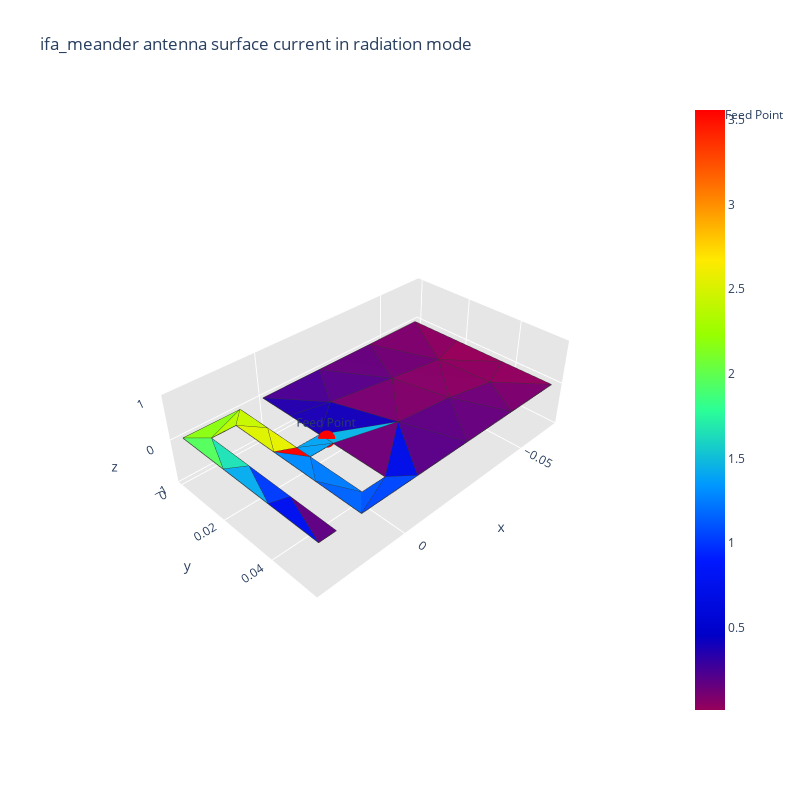
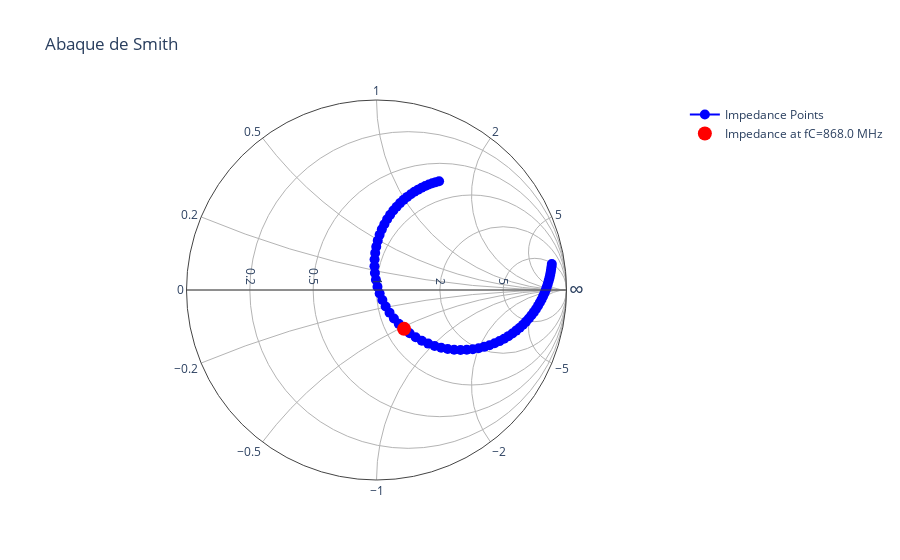
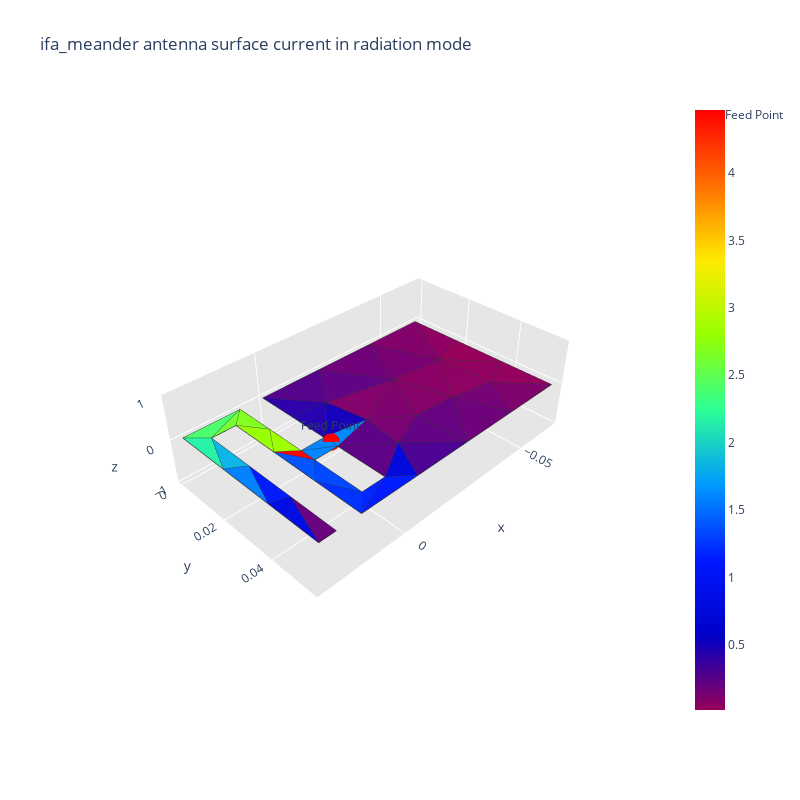
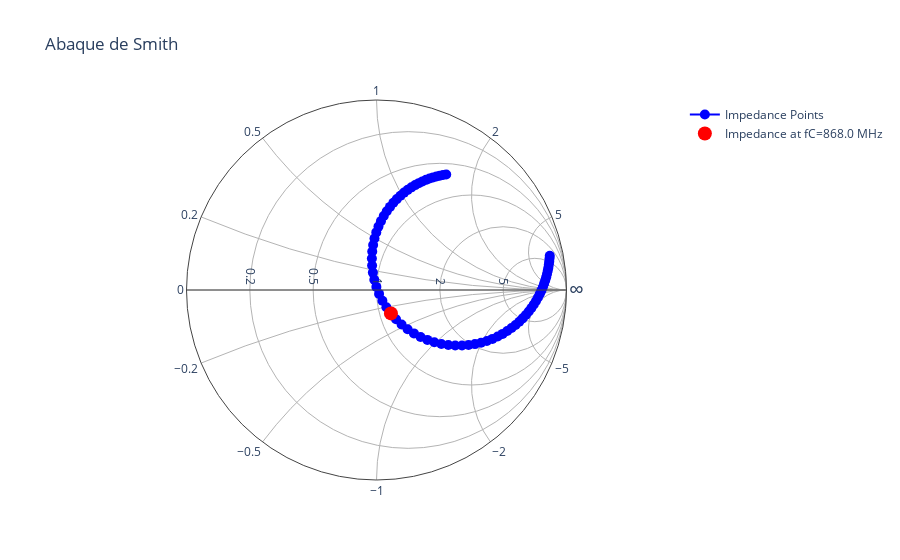

Notebook cell for these charts, in order:
### Code cell
import time
start_time = time.time()
iteration = 1
max_iter = 20
Accuracy = 0.01
converged = False
while iteration <= max_iter and not converged:
    try:
        print(f"\n------------------------------------------------------Iteration N°{iteration}------------------------------------------------------\n")
        print(f"distance meandres = {distance_meandre * 1000:.3f} mm\n")
        
        N_list_elem, new_distance_meandre_elem = creation_ifa(a, b, largeur_piste, distance_meandre, feed, x_t, y_t, save_mesh_folder, mesh_name, mesh_size)
        print(f"Number of meanders = {N_list_elem}\n")

        print(f"New distance meandres = {new_distance_meandre_elem * 1000:.3f} mm")
        print(f"Largeur de piste ifa = {largeur_piste * 1000:.3f} mm")
        print(f"position feed = {feed * 1000:.3f} mm\n")

        frequence_resonance, s11_db, R_res, X_res = simulate(frequencies, ifa_meander_mat, fC, feed_point)
        Q = calculate_Q(frequencies, s11_db, frequence_resonance)
        plot_s11_curve(fLow, fHigh, nPoints, s11_db, fC)

        ratio = frequence_resonance / fC
        print(f"\nRatio = {ratio}\n")
        # distance_meandre = distance_meandre / ratio

        if (abs((fC - frequence_resonance)/fC) < Accuracy):
            min_index = np.argmin(s11_db)
            min_s11 = s11_db[min_index]
            s11_fc = s11_db[fc_index]
            if s11_fc < -10 or min_s11 < -20:
                converged = True
                print("\nRequired Accuracy is met!")
                break
            else:
                print("\nOn cherche le matching !!!")

                if ratio == 1:
                    print("Ratio == 1 on modifie le feed parce quon a pas une bonne adaptation")
                    ratio_adapt_feed = math.sqrt(R_res / 50)
                    feed = max(min(feed / ratio_adapt_feed, b - 3 * largeur_piste / 2 - 2.5 / 1000), largeur_piste / 2)
                else:
                    adapt_with_ratio_cube(distance_meandre, largeur_piste, ratio)             # New Addd ---- delete maybe

                    feed = max(min(feed * ratio**2, b - 3 * largeur_piste / 2 - 2.5 / 1000), largeur_piste / 2)

                    print(f"\nresultat feed = {feed * 1000:.3f} mm")

                if feed >= b - 3 * largeur_piste / 2 - 2.5 / 1000 or feed <= largeur_piste / 2:
                    distance_meandre, largeur_piste = adapt_with_ratio_square(distance_meandre, largeur_piste, ratio)

                feed_point       = [0, feed, 0]

        elif abs(frequence_resonance - fC) < 0.07 * fC:
            print(f"\nWe are within 2% of fc!\n")
            feed = max(min(feed * ratio**2, b - 3 * largeur_piste / 2 - 2.5 / 1000), largeur_piste / 2)

            if feed >= b - 3 * largeur_piste / 2 - 2.5 / 1000 or feed <= largeur_piste / 2:
                print("\nBord extreme atteint\n")
                distance_meandre, largeur_piste = adapt_with_ratio_square(distance_meandre, largeur_piste, ratio)
            
            feed_point       = [0, feed, 0]
        else:
            print(f"\nWe are FAR of fc!\n")
            distance_meandre, largeur_piste = adapt_with_ratio_square(distance_meandre, largeur_piste, ratio)

            """ # New Add    ---- delete maybe

            feed = max(min(feed * ratio**1, b - 3 * largeur_piste / 2 - 2.5 / 1000), largeur_piste / 2)

            if feed >= b - 3 * largeur_piste / 2 - 0.5 / 1000 or feed <= largeur_piste / 2:
                print("\nBord extreme atteint\n")
                distance_meandre, largeur_piste = adapt_with_ratio_square(distance_meandre, largeur_piste, ratio)
            
            feed_point       = [0, feed, 0]

            # New Add   ---- delete maybe """
        
        iteration += 1
    except ValueError as e:
        print(f"Error: {e}")

end_time = time.time()
simulation_time = end_time - start_time
simulation_time_minutes = simulation_time / 60
simulation_time_seconds = simulation_time % 60
print(f"Temps de simulation : {simulation_time_minutes:.0f} minutes et {simulation_time_seconds:.2f} secondes")
if converged:
    print(f"Convergence atteinte à l'itération {iteration}")
else:
    print(f"Convergence non atteinte après {max_iter} itérations")

### Figure 1 — Plotly figure (JSON) as saved in the notebook; plotly's stock layout.template omitted (floating-point values rounded to 4 significant figures; data arrays with more than 128 entries replaced by an {"elided": "..."} marker saying what was removed)
{"data": [{"facecolor": ["rgb(0, 84, 255)", "rgb(0, 99, 255)", "rgb(255, 0, 0)", "rgb(4, 161, 246)", "rgb(138, 0, 98)", "rgb(142, 0, 96)", "rgb(0, 13, 228)", "rgb(111, 0, 119)", "rgb(0, 70, 255)", "rgb(21, 0, 185)", "rgb(133, 0, 103)", "rgb(31, 225, 181)", "rgb(0, 59, 255)", "rgb(11, 178, 229)", "rgb(95, 0, 130)", "rgb(111, 0, 119)", "rgb(102, 0, 125)", "rgb(0, 16, 236)", "rgb(114, 0, 117)", "rgb(88, 0, 136)", "rgb(8, 171, 236)", "rgb(75, 0, 145)", "rgb(138, 255, 19)", "rgb(85, 255, 93)", "rgb(181, 249, 0)", "rgb(5, 164, 243)", "rgb(197, 246, 0)", "rgb(228, 239, 0)", "rgb(0, 123, 255)", "rgb(0, 137, 255)", "rgb(219, 241, 0)", "rgb(36, 0, 173)", "rgb(27, 0, 180)", "rgb(95, 0, 131)", "rgb(120, 0, 112)", "rgb(128, 0, 106)", "rgb(90, 0, 134)", "rgb(140, 0, 98)", "rgb(126, 0, 108)", "rgb(145, 0, 94)", "rgb(123, 0, 110)", "rgb(150, 0, 90)", "rgb(102, 0, 125)"], "i": [7, 20, 2, 0, 31, 32, 30, 34, 15, 35, 31, 25, 24, 3, 23, 31, 36, 24, 33, 16, 25, 16, 13, 12, 13, 2, 13, 21, 20, 21, 8, 35, 35, 29, 36, 34, 30, 18, 33, 32, 28, 19, 31], "j": [14, 14, 1, 1, 33, 33, 15, 15, 30, 34, 36, 9, 22, 34, 10, 32, 16, 23, 36, 36, 22, 35, 9, 9, 8, 3, 26, 26, 1, 1, 26, 27, 3, 34, 34, 36, 34, 33, 17, 19, 32, 33, 28], "k": [15, 7, 21, 2, 32, 19, 34, 0, 7, 3, 33, 22, 23, 0, 11, 28, 17, 11, 17, 35, 24, 5, 12, 25, 9, 0, 8, 2, 14, 20, 21, 5, 27, 31, 35, 31, 29, 6, 6, 4, 4, 18, 29], "name": "", "type": "mesh3d", "x": [0, 0.0081, 0.0081, 0, -0.065, 0, -0.065, 0.0135, 0.0135, 0.0216, 0.0216, 0.027, 0.027, 0.0081, 0.0081, 0, -0.02167, -0.04333, -0.065, -0.065, 0.0135, 0.0135, 0.0216, 0.0216, 0.027, 0.027, 0.0081, 0, -0.04538, -0.02575, -0.006125, -0.03825, -0.05311, -0.05195, -0.01922, -0.01247, -0.03395], "y": [0.0302, 0.0302, 0.0248, 0.0248, 0.055, 0, 0, 0.055, 0.0054, 0.0054, 0.055, 0.055, 8.674e-19, 8.674e-19, 0.0496, 0.0496, 0, 0, 0.01833, 0.03667, 0.03847, 0.02193, 0.02193, 0.03847, 0.03667, 0.01833, 0.0124, 0.0124, 0.055, 0.055, 0.055, 0.038, 0.04132, 0.02192, 0.03573, 0.01534, 0.01912], "z": [0, 0, 0, 0, 0, 0, 0, 0, 0, 0, 0, 0, 0, 0, 0, 0, 0, 0, 0, 0, 0, 0, 0, 0, 0, 0, 0, 0, 0, 0, 0, 0, 0, 0, 0, 0, 0]}, {"line": {"color": "rgb(50, 50, 50)", "width": 1.5}, "mode": "lines", "showlegend": false, "type": "scatter3d", "x": {"elided": "215 float values"}, "y": {"elided": "215 float values"}, "z": {"elided": "215 int values"}}, {"hoverinfo": "none", "marker": {"color": [0.0148, 3.557], "colorscale": [[0, "rgb(150, 0, 90)"], [0.125, "rgb(0, 0, 200)"], [0.25, "rgb(0, 25, 255)"], [0.375, "rgb(0, 152, 255)"], [0.5, "rgb(44, 255, 150)"], [0.625, "rgb(151, 255, 0)"], [0.75, "rgb(255, 234, 0)"], [0.875, "rgb(255, 111, 0)"], [1, "rgb(255, 0, 0)"]], "showscale": true, "size": 0.1}, "mode": "markers", "showlegend": false, "type": "scatter3d", "x": [0], "y": [0.0302], "z": [0]}, {"marker": {"color": "red", "size": 6, "symbol": "circle"}, "mode": "markers+text", "name": "Feed Point", "text": ["Feed Point"], "textposition": "top center", "type": "scatter3d", "x": [0], "y": [0.0275], "z": [0]}], "layout": {"height": 800, "scene": {"aspectratio": {"x": 1, "y": 0.5978, "z": 0.3}, "xaxis": {"backgroundcolor": "rgb(230, 230, 230)", "gridcolor": "rgb(255, 255, 255)", "showbackground": true, "zerolinecolor": "rgb(255, 255, 255)"}, "yaxis": {"backgroundcolor": "rgb(230, 230, 230)", "gridcolor": "rgb(255, 255, 255)", "showbackground": true, "zerolinecolor": "rgb(255, 255, 255)"}, "zaxis": {"backgroundcolor": "rgb(230, 230, 230)", "gridcolor": "rgb(255, 255, 255)", "showbackground": true, "zerolinecolor": "rgb(255, 255, 255)"}}, "title": {"text": "ifa_meander antenna surface current in radiation mode"}, "width": 800}}

### Figure 2 — Plotly figure (JSON) as saved in the notebook; plotly's stock layout.template omitted (floating-point values rounded to 4 significant figures)
{"data": [{"hoverinfo": "text", "imag": [11.1, 11.56, 11.87, 11.91, 11.49, 10.41, 8.512, 5.865, 2.825, -0.08033, -2.428, -4.059, -5.035, -5.516, -5.66, -5.593, -5.402, -5.144, -4.854, -4.554, -4.256, -3.968, -3.692, -3.43, -3.184, -2.953, -2.735, -2.531, -2.34, -2.16, -1.99, -1.831, -1.68, -1.537, -1.402, -1.274, -1.152, -1.036, -0.9257, -0.82, -0.7189, -0.622, -0.4394, -0.3533, -0.2702, -0.19, -0.1125, -0.03737, 0.03543, 0.1061, 0.1748, 0.2416, 0.3067, 0.3702, 0.4321, 0.4927, 0.552, 0.61, 0.6669, 0.7228, 0.7776, 0.8315, 0.8846, 0.9368, 0.9883, 1.039, 1.089, 1.139, 1.188, 1.236, 1.284, 1.332, 1.379, 1.426, 1.473], "marker": {"color": "blue", "size": 10}, "mode": "markers+lines", "name": "Impedance Points", "real": [5.291, 6.475, 7.946, 9.731, 11.8, 14.0, 16.01, 17.42, 17.85, 17.25, 15.88, 14.13, 12.33, 10.67, 9.22, 7.995, 6.974, 6.126, 5.422, 4.835, 4.342, 3.926, 3.572, 3.27, 3.009, 2.783, 2.586, 2.414, 2.261, 2.126, 2.006, 1.899, 1.803, 1.716, 1.637, 1.566, 1.501, 1.442, 1.388, 1.339, 1.293, 1.251, 1.177, 1.144, 1.113, 1.084, 1.058, 1.033, 1.01, 0.9881, 0.9679, 0.949, 0.9312, 0.9146, 0.8989, 0.8843, 0.8705, 0.8575, 0.8454, 0.8339, 0.8231, 0.813, 0.8034, 0.7944, 0.7859, 0.778, 0.7705, 0.7634, 0.7568, 0.7506, 0.7448, 0.7393, 0.7342, 0.7294, 0.7249], "text": ["Z = 264.551+555.183j at 700.0 MHz", "Z = 323.738+577.792j at 704.0 MHz", "Z = 397.288+593.341j at 708.0 MHz", "Z = 486.531+595.321j at 712.0 MHz", "Z = 589.854+574.528j at 716.0 MHz", "Z = 699.775+520.402j at 720.0 MHz", "Z = 800.627+425.579j at 724.0 MHz", "Z = 870.812+293.226j at 728.0 MHz", "Z = 892.436+141.251j at 732.0 MHz", "Z = 862.468-4.017j at 736.0 MHz", "Z = 793.982-121.392j at 740.0 MHz", "Z = 706.590-202.933j at 744.0 MHz", "Z = 616.592-251.772j at 748.0 MHz", "Z = 533.463-275.787j at 752.0 MHz", "Z = 461.022-282.980j at 756.0 MHz", "Z = 399.772-279.628j at 760.0 MHz", "Z = 348.704-270.092j at 764.0 MHz", "Z = 306.319-257.201j at 768.0 MHz", "Z = 271.107-242.720j at 772.0 MHz", "Z = 241.737-227.718j at 776.0 MHz", "Z = 217.101-212.821j at 780.0 MHz", "Z = 196.302-198.383j at 784.0 MHz", "Z = 178.622-184.588j at 788.0 MHz", "Z = 163.493-171.522j at 792.0 MHz", "Z = 150.462-159.207j at 796.0 MHz", "Z = 139.165-147.631j at 800.0 MHz", "Z = 129.315-136.765j at 804.0 MHz", "Z = 120.676-126.565j at 808.0 MHz", "Z = 113.061-116.988j at 812.0 MHz", "Z = 106.315-107.985j at 816.0 MHz", "Z = 100.311-99.513j at 820.0 MHz", "Z = 94.944-91.528j at 824.0 MHz", "Z = 90.127-83.989j at 828.0 MHz", "Z = 85.789-76.861j at 832.0 MHz", "Z = 81.866-70.110j at 836.0 MHz", "Z = 78.309-63.703j at 840.0 MHz", "Z = 75.073-57.613j at 844.0 MHz", "Z = 72.121-51.815j at 848.0 MHz", "Z = 69.420-46.284j at 852.0 MHz", "Z = 66.944-41.001j at 856.0 MHz", "Z = 64.668-35.944j at 860.0 MHz", "Z = 62.571-31.098j at 864.0 MHz", "Z = 58.845-21.972j at 872.0 MHz", "Z = 57.187-17.665j at 876.0 MHz", "Z = 55.648-13.511j at 880.0 MHz", "Z = 54.218-9.501j at 884.0 MHz", "Z = 52.887-5.623j at 888.0 MHz", "Z = 51.646-1.869j at 892.0 MHz", "Z = 50.488+1.771j at 896.0 MHz", "Z = 49.406+5.304j at 900.0 MHz", "Z = 48.395+8.738j at 904.0 MHz", "Z = 47.448+12.079j at 908.0 MHz", "Z = 46.560+15.334j at 912.0 MHz", "Z = 45.728+18.508j at 916.0 MHz", "Z = 44.947+21.607j at 920.0 MHz", "Z = 44.214+24.636j at 924.0 MHz", "Z = 43.524+27.599j at 928.0 MHz", "Z = 42.877+30.501j at 932.0 MHz", "Z = 42.268+33.346j at 936.0 MHz", "Z = 41.694+36.138j at 940.0 MHz", "Z = 41.155+38.880j at 944.0 MHz", "Z = 40.648+41.576j at 948.0 MHz", "Z = 40.170+44.229j at 952.0 MHz", "Z = 39.720+46.841j at 956.0 MHz", "Z = 39.297+49.416j at 960.0 MHz", "Z = 38.899+51.957j at 964.0 MHz", "Z = 38.525+54.465j at 968.0 MHz", "Z = 38.172+56.944j at 972.0 MHz", "Z = 37.841+59.396j at 976.0 MHz", "Z = 37.531+61.822j at 980.0 MHz", "Z = 37.239+64.225j at 984.0 MHz", "Z = 36.966+66.607j at 988.0 MHz", "Z = 36.710+68.970j at 992.0 MHz", "Z = 36.471+71.315j at 996.0 MHz", "Z = 36.247+73.645j at 1000.0 MHz"], "type": "scattersmith"}, {"hoverinfo": "text", "imag": [-0.5289], "marker": {"color": "red", "size": 14, "symbol": "circle"}, "mode": "markers", "name": "Impedance at fC=868.0 MHz", "real": [1.213], "text": ["Z = 60.635-26.445j at 868.0 MHz"], "type": "scattersmith"}], "layout": {"showlegend": true, "title": {"text": "Abaque de Smith"}}}

### Figure 3 — Plotly figure (JSON) as saved in the notebook; plotly's stock layout.template omitted (floating-point values rounded to 4 significant figures; data arrays with more than 128 entries replaced by an {"elided": "..."} marker saying what was removed)
{"data": [{"facecolor": ["rgb(0, 35, 255)", "rgb(0, 48, 255)", "rgb(255, 0, 0)", "rgb(0, 131, 255)", "rgb(140, 0, 97)", "rgb(97, 0, 129)", "rgb(144, 0, 95)", "rgb(0, 25, 254)", "rgb(0, 135, 255)", "rgb(129, 0, 105)", "rgb(115, 0, 116)", "rgb(11, 179, 228)", "rgb(0, 25, 255)", "rgb(109, 0, 120)", "rgb(102, 0, 125)", "rgb(118, 0, 113)", "rgb(149, 255, 3)", "rgb(0, 11, 225)", "rgb(96, 0, 130)", "rgb(137, 0, 100)", "rgb(0, 127, 255)", "rgb(141, 0, 97)", "rgb(75, 255, 107)", "rgb(38, 240, 165)", "rgb(114, 255, 52)", "rgb(0, 131, 255)", "rgb(129, 255, 31)", "rgb(156, 254, 0)", "rgb(0, 7, 216)", "rgb(0, 70, 255)", "rgb(0, 82, 255)", "rgb(92, 0, 132)", "rgb(101, 0, 126)", "rgb(125, 0, 109)", "rgb(132, 0, 103)", "rgb(129, 0, 105)", "rgb(44, 0, 167)", "rgb(83, 0, 139)", "rgb(120, 0, 112)", "rgb(108, 0, 121)", "rgb(91, 0, 133)", "rgb(126, 0, 107)", "rgb(145, 0, 93)", "rgb(74, 0, 145)", "rgb(20, 0, 185)", "rgb(36, 0, 174)", "rgb(150, 0, 90)"], "i": [7, 20, 2, 0, 31, 34, 32, 15, 36, 37, 31, 25, 24, 37, 23, 33, 8, 24, 37, 31, 25, 18, 13, 12, 13, 2, 13, 21, 30, 1, 21, 34, 29, 37, 35, 33, 38, 16, 34, 31, 34, 28, 32, 34, 3, 38, 19], "j": [14, 14, 1, 1, 33, 35, 33, 30, 0, 36, 32, 9, 22, 16, 10, 37, 26, 23, 38, 37, 22, 33, 9, 9, 8, 3, 26, 26, 15, 14, 1, 15, 35, 35, 37, 17, 27, 38, 36, 28, 0, 32, 19, 29, 38, 3, 33], "k": [15, 7, 21, 2, 32, 29, 19, 7, 3, 38, 28, 22, 23, 17, 11, 17, 21, 11, 16, 33, 24, 6, 12, 25, 9, 0, 8, 2, 34, 20, 20, 0, 31, 36, 31, 6, 5, 5, 35, 29, 36, 4, 4, 30, 36, 27, 18], "name": "", "type": "mesh3d", "x": [0, 0.0081, 0.0081, 0, -0.065, 0, -0.065, 0.0135, 0.0135, 0.0216, 0.0216, 0.027, 0.027, 0.0081, 0.0081, 0, -0.02167, -0.04333, -0.065, -0.065, 0.0135, 0.0135, 0.0216, 0.0216, 0.027, 0.027, 0.0081, 0, -0.04538, -0.02575, -0.006125, -0.03925, -0.05335, -0.05211, -0.01241, -0.02508, -0.01381, -0.03382, -0.01155], "y": [0.032, 0.032, 0.0266, 0.0266, 0.055, 0, 0, 0.055, 0.0054, 0.0054, 0.055, 0.055, 8.674e-19, 8.674e-19, 0.0496, 0.0496, 0, 0, 0.01833, 0.03667, 0.03847, 0.02193, 0.02193, 0.03847, 0.03667, 0.01833, 0.0133, 0.0133, 0.055, 0.055, 0.055, 0.03846, 0.04145, 0.02213, 0.04228, 0.03718, 0.02881, 0.02002, 0.01479], "z": [0, 0, 0, 0, 0, 0, 0, 0, 0, 0, 0, 0, 0, 0, 0, 0, 0, 0, 0, 0, 0, 0, 0, 0, 0, 0, 0, 0, 0, 0, 0, 0, 0, 0, 0, 0, 0, 0, 0]}, {"line": {"color": "rgb(50, 50, 50)", "width": 1.5}, "mode": "lines", "showlegend": false, "type": "scatter3d", "x": {"elided": "235 float values"}, "y": {"elided": "235 float values"}, "z": {"elided": "235 int values"}}, {"hoverinfo": "none", "marker": {"color": [0.01658, 4.466], "colorscale": [[0, "rgb(150, 0, 90)"], [0.125, "rgb(0, 0, 200)"], [0.25, "rgb(0, 25, 255)"], [0.375, "rgb(0, 152, 255)"], [0.5, "rgb(44, 255, 150)"], [0.625, "rgb(151, 255, 0)"], [0.75, "rgb(255, 234, 0)"], [0.875, "rgb(255, 111, 0)"], [1, "rgb(255, 0, 0)"]], "showscale": true, "size": 0.1}, "mode": "markers", "showlegend": false, "type": "scatter3d", "x": [0], "y": [0.032], "z": [0]}, {"marker": {"color": "red", "size": 6, "symbol": "circle"}, "mode": "markers+text", "name": "Feed Point", "text": ["Feed Point"], "textposition": "top center", "type": "scatter3d", "x": [0], "y": [0.0293], "z": [0]}], "layout": {"height": 800, "scene": {"aspectratio": {"x": 1, "y": 0.5978, "z": 0.3}, "xaxis": {"backgroundcolor": "rgb(230, 230, 230)", "gridcolor": "rgb(255, 255, 255)", "showbackground": true, "zerolinecolor": "rgb(255, 255, 255)"}, "yaxis": {"backgroundcolor": "rgb(230, 230, 230)", "gridcolor": "rgb(255, 255, 255)", "showbackground": true, "zerolinecolor": "rgb(255, 255, 255)"}, "zaxis": {"backgroundcolor": "rgb(230, 230, 230)", "gridcolor": "rgb(255, 255, 255)", "showbackground": true, "zerolinecolor": "rgb(255, 255, 255)"}}, "title": {"text": "ifa_meander antenna surface current in radiation mode"}, "width": 800}}

### Figure 4 — Plotly figure (JSON) as saved in the notebook; plotly's stock layout.template omitted (floating-point values rounded to 4 significant figures)
{"data": [{"hoverinfo": "text", "imag": [8.95, 9.375, 9.772, 10.09, 10.25, 10.13, 9.569, 8.425, 6.635, 4.338, 1.872, -0.3636, -2.104, -3.285, -3.978, -4.309, -4.395, -4.327, -4.167, -3.956, -3.722, -3.478, -3.237, -3.001, -2.776, -2.562, -2.359, -2.168, -1.987, -1.818, -1.658, -1.507, -1.365, -1.231, -1.103, -0.9827, -0.8681, -0.7591, -0.6553, -0.5561, -0.4614, -0.3706, -0.2, -0.1195, -0.042, 0.0328, 0.1051, 0.175, 0.2428, 0.3086, 0.3724, 0.4346, 0.4951, 0.5541, 0.6116, 0.6679, 0.7229, 0.7768, 0.8297, 0.8815, 0.9324, 0.9825, 1.032, 1.08, 1.128, 1.175, 1.222, 1.268, 1.313, 1.359, 1.403, 1.448, 1.491, 1.535, 1.578], "marker": {"color": "blue", "size": 10}, "mode": "markers+lines", "name": "Impedance Points", "real": [3.363, 4.061, 4.932, 6.013, 7.335, 8.9, 10.64, 12.4, 13.88, 14.76, 14.82, 14.12, 12.9, 11.46, 10.03, 8.715, 7.573, 6.604, 5.793, 5.115, 4.548, 4.072, 3.671, 3.331, 3.04, 2.79, 2.574, 2.385, 2.221, 2.076, 1.948, 1.835, 1.733, 1.642, 1.561, 1.487, 1.42, 1.36, 1.305, 1.254, 1.208, 1.166, 1.091, 1.057, 1.027, 0.998, 0.9715, 0.9469, 0.9239, 0.9025, 0.8825, 0.8638, 0.8463, 0.83, 0.8146, 0.8002, 0.7867, 0.774, 0.762, 0.7508, 0.7402, 0.7303, 0.7209, 0.7121, 0.7038, 0.696, 0.6887, 0.6817, 0.6752, 0.6691, 0.6634, 0.658, 0.6529, 0.6481, 0.6437], "text": ["Z = 168.164+447.480j at 700.0 MHz", "Z = 203.043+468.737j at 704.0 MHz", "Z = 246.594+488.578j at 708.0 MHz", "Z = 300.668+504.500j at 712.0 MHz", "Z = 366.764+512.438j at 716.0 MHz", "Z = 444.982+506.351j at 720.0 MHz", "Z = 532.230+478.465j at 724.0 MHz", "Z = 620.064+421.235j at 728.0 MHz", "Z = 694.085+331.760j at 732.0 MHz", "Z = 737.822+216.880j at 736.0 MHz", "Z = 741.048+93.612j at 740.0 MHz", "Z = 706.006-18.181j at 744.0 MHz", "Z = 645.130-105.224j at 748.0 MHz", "Z = 573.192-164.230j at 752.0 MHz", "Z = 501.350-198.904j at 756.0 MHz", "Z = 435.729-215.455j at 760.0 MHz", "Z = 378.637-219.757j at 764.0 MHz", "Z = 330.214-216.336j at 768.0 MHz", "Z = 289.626-208.335j at 772.0 MHz", "Z = 255.730-197.815j at 776.0 MHz", "Z = 227.393-186.077j at 780.0 MHz", "Z = 203.614-173.921j at 784.0 MHz", "Z = 183.553-161.826j at 788.0 MHz", "Z = 166.527-150.067j at 792.0 MHz", "Z = 151.985-138.794j at 796.0 MHz", "Z = 139.486-128.076j at 800.0 MHz", "Z = 128.676-117.938j at 804.0 MHz", "Z = 119.272-108.376j at 808.0 MHz", "Z = 111.044-99.368j at 812.0 MHz", "Z = 103.808-90.885j at 816.0 MHz", "Z = 97.411-82.894j at 820.0 MHz", "Z = 91.729-75.360j at 824.0 MHz", "Z = 86.661-68.249j at 828.0 MHz", "Z = 82.121-61.528j at 832.0 MHz", "Z = 78.039-55.166j at 836.0 MHz", "Z = 74.355-49.134j at 840.0 MHz", "Z = 71.019-43.405j at 844.0 MHz", "Z = 67.989-37.955j at 848.0 MHz", "Z = 65.229-32.763j at 852.0 MHz", "Z = 62.707-27.807j at 856.0 MHz", "Z = 60.398-23.068j at 860.0 MHz", "Z = 58.278-18.531j at 864.0 MHz", "Z = 54.528-9.998j at 872.0 MHz", "Z = 52.866-5.976j at 876.0 MHz", "Z = 51.327-2.100j at 880.0 MHz", "Z = 49.901+1.640j at 884.0 MHz", "Z = 48.576+5.254j at 888.0 MHz", "Z = 47.343+8.751j at 892.0 MHz", "Z = 46.196+12.140j at 896.0 MHz", "Z = 45.125+15.428j at 900.0 MHz", "Z = 44.126+18.621j at 904.0 MHz", "Z = 43.191+21.728j at 908.0 MHz", "Z = 42.317+24.753j at 912.0 MHz", "Z = 41.498+27.703j at 916.0 MHz", "Z = 40.730+30.581j at 920.0 MHz", "Z = 40.010+33.395j at 924.0 MHz", "Z = 39.334+36.147j at 928.0 MHz", "Z = 38.698+38.841j at 932.0 MHz", "Z = 38.101+41.483j at 936.0 MHz", "Z = 37.540+44.075j at 940.0 MHz", "Z = 37.011+46.621j at 944.0 MHz", "Z = 36.514+49.124j at 948.0 MHz", "Z = 36.046+51.587j at 952.0 MHz", "Z = 35.606+54.013j at 956.0 MHz", "Z = 35.191+56.404j at 960.0 MHz", "Z = 34.800+58.764j at 964.0 MHz", "Z = 34.433+61.094j at 968.0 MHz", "Z = 34.087+63.396j at 972.0 MHz", "Z = 33.762+65.674j at 976.0 MHz", "Z = 33.456+67.929j at 980.0 MHz", "Z = 33.168+70.162j at 984.0 MHz", "Z = 32.898+72.377j at 988.0 MHz", "Z = 32.645+74.574j at 992.0 MHz", "Z = 32.407+76.755j at 996.0 MHz", "Z = 32.185+78.922j at 1000.0 MHz"], "type": "scattersmith"}, {"hoverinfo": "text", "imag": [-0.2836], "marker": {"color": "red", "size": 14, "symbol": "circle"}, "mode": "markers", "name": "Impedance at fC=868.0 MHz", "real": [1.127], "text": ["Z = 56.327-14.179j at 868.0 MHz"], "type": "scattersmith"}], "layout": {"showlegend": true, "title": {"text": "Abaque de Smith"}}}
